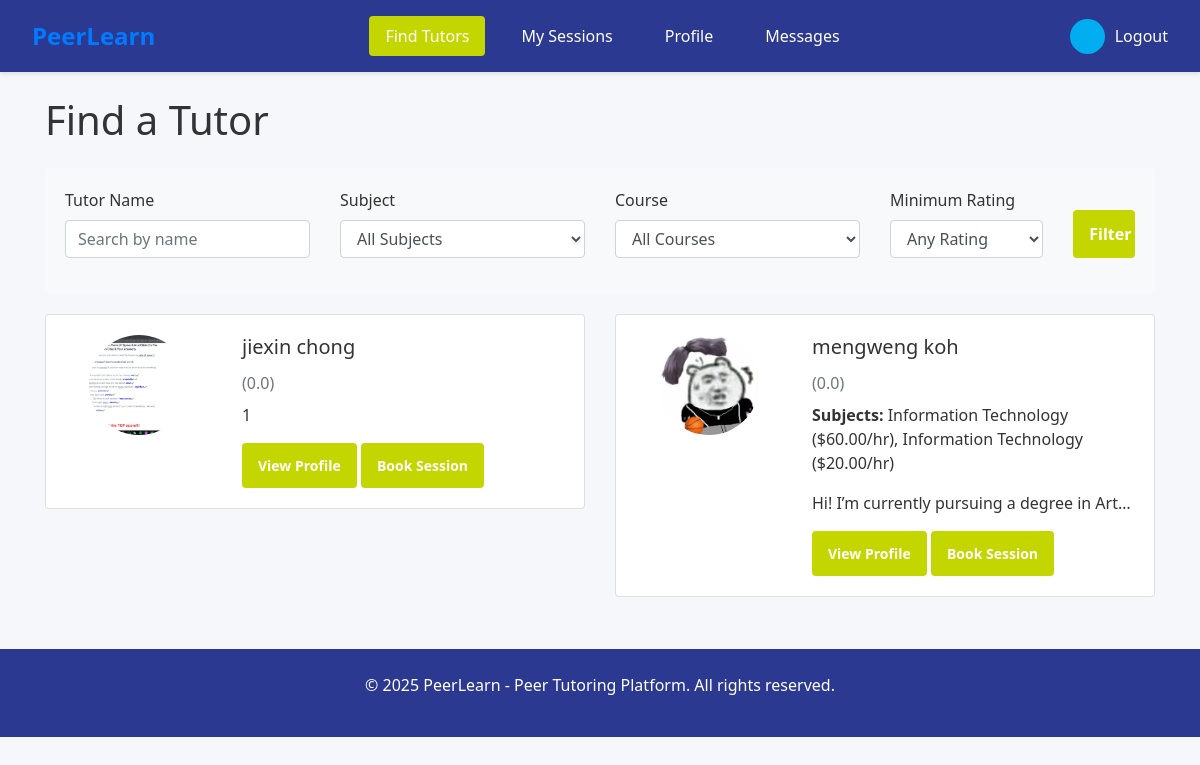
The page /find_tutors.php (signed in) on the database as committed earlier.
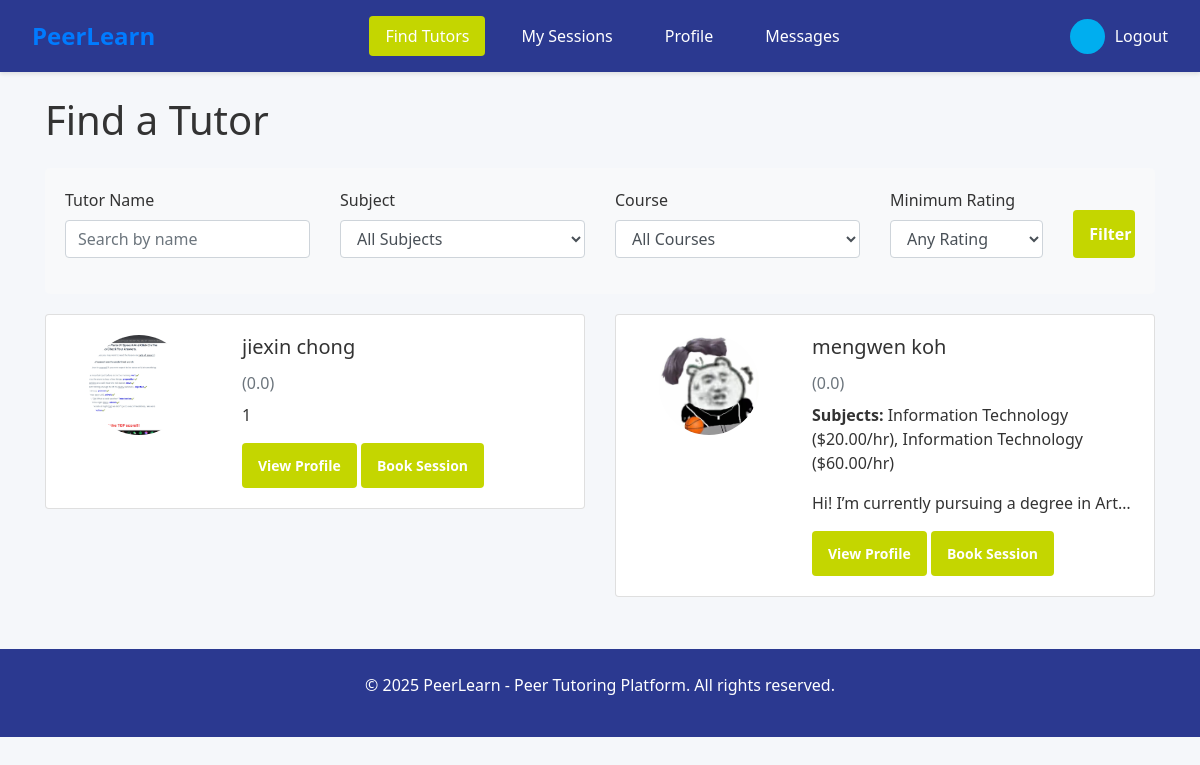
The same page on the database as committed later.
### tables this page shows
CREATE TABLE `tutorprofile` (
  `user_id` int(11) NOT NULL,
  `major` varchar(100) DEFAULT NULL,
  `year` varchar(50) DEFAULT NULL,
  `bio` text DEFAULT NULL,
  `qualifications` text DEFAULT NULL,
  `is_verified` tinyint(1) DEFAULT 0,
  `rating` decimal(3,2) DEFAULT 0.00,
  `total_sessions` int(11) DEFAULT 0
);

CREATE TABLE `user` (
  `user_id` int(11) NOT NULL,
  `username` varchar(50) NOT NULL,
  `password` varchar(255) DEFAULT NULL,
  `email` varchar(100) NOT NULL,
  `role` enum('student','tutor','admin') NOT NULL,
  `first_name` varchar(50) NOT NULL,
  `last_name` varchar(50) NOT NULL,
  `phone` varchar(20) DEFAULT NULL,
  `profile_image` varchar(255) DEFAULT NULL,
  `is_active` tinyint(1) DEFAULT 1,
  `created_at` timestamp NOT NULL DEFAULT current_timestamp(),
  `last_login` datetime DEFAULT NULL
);

### find_tutors.php (the view, shortened to what this page needs)
<?php
require_once 'db_connection.php';
$searchName = isset($_GET['search_name']) ? $_GET['search_name'] : '';
$ratingFilter = isset($_GET['rating']) ? (int)$_GET['rating'] : 0;
$tutorQuery = "SELECT DISTINCT u.user_id, u.first_name, u.last_name, u.profile_image,
               tp.rating, tp.bio, tp.qualifications, tp.is_verified
               FROM user u
               JOIN tutorprofile tp ON u.user_id = tp.user_id
               LEFT JOIN tutorsubject ts ON u.user_id = ts.tutor_id
               LEFT JOIN subject s ON ts.subject_id = s.subject_id
               LEFT JOIN course c ON s.subject_id = c.subject_id
               WHERE u.role = 'tutor' AND u.is_active = 1";
$tutorQuery .= " ORDER BY tp.rating DESC, u.first_name, u.last_name";
$tutorResult = mysqli_query($conn, $tutorQuery);
?>
<!DOCTYPE html>
<html lang="en">
<head>
    <link rel="stylesheet" href="css/find_tutor_style2.css">
</head>
<body>
    <?php include 'header/stud_head.php'; ?>
    <nav class="navbar">
        <div class="logo"><a href= "student_main_page.php">PeerLearn</a></div>
        <div class="nav-links">
            <a href="find_tutors.php" class="active">Find Tutors</a>
            <a href="student_sessions.php">My Sessions</a>
            <a href="student_profile.php">Profile</a>
            <a href="messages.php">Messages</a>
        </div>
        <div class="user-menu">
            <div class="user-avatar">
            </div>
            <a href="logout.php" style="color: white; text-decoration: none;">Logout</a>
        </div>
    </nav>
    <div class="container mt-4">
        <h1 class="mb-4">Find a Tutor</h1>
        <div class="filter-section">
            <form method="GET" action="find_tutors.php" class="row">
                <div class="col-md-3 mb-3">
                    <label for="search_name">Tutor Name</label>
                    <input type="text" class="form-control" id="search_name" name="search_name"
                           value="<?php echo htmlspecialchars($searchName); ?>" placeholder="Search by name">
                </div>
                <div class="col-md-3 mb-3">
                    <label for="subject">Subject</label>
                    <select class="form-control" id="subject" name="subject">
                        <option value="0">All Subjects</option>
                    </select>
                </div>
                <div class="col-md-3 mb-3">
                    <label for="course">Course</label>
                    <select class="form-control" id="course" name="course">
                        <option value="0">All Courses</option>
                    </select>
                </div>
                <div class="col-md-2 mb-3">
                    <label for="rating">Minimum Rating</label>
                    <select class="form-control" id="rating" name="rating">
                        <option value="0" <?php echo ($ratingFilter == 0) ? 'selected' : ''; ?>>Any Rating</option>
                    </select>
                </div>
                <div class="col-md-1 mb-3 d-flex align-items-end">
                    <button type="submit" class="btn btn-primary btn-block">Filter</button>
                </div>
            </form>
        </div>
        <div class="row">
            <?php if (mysqli_num_rows($tutorResult) > 0): ?>
                <?php while ($tutor = mysqli_fetch_assoc($tutorResult)): ?>
                    <div class="col-md-6">
                        <div class="card tutor-card">
                            <div class="card-body">
                                <div class="row">
                                    <div class="col-md-4 text-center">
                                        <?php if (!empty($tutor['profile_image']) && file_exists($tutor['profile_image'])): ?>
                                            <img src="<?php echo htmlspecialchars($tutor['profile_image']); ?>" alt="Profile" class="profile-img">
                                        <?php else: ?>
                                            <img src="uploads/profile_images/default.jpg" alt="Default Profile" class="profile-img">
                                        <?php endif; ?>
                                    </div>
                                    <div class="col-md-8">
                                        <h5 class="card-title">
                                            <?php echo htmlspecialchars($tutor['first_name'] . ' ' . $tutor['last_name']); ?>
                                        </h5>
                                        <div class="rating-stars mb-2">
                                            <?php
                                            $rating = (float)$tutor['rating'];
                                            echo ' <span class="text-muted">(' . number_format($rating, 1) . ')</span>';
                                            ?>
                                        </div>
                                        <?php
                                        $tutorId = $tutor['user_id'];
                                        $subjectsQuery = "SELECT s.subject_name, ts.hourly_rate
                                                         FROM tutorsubject ts
                                                         JOIN subject s ON ts.subject_id = s.subject_id
                                                         WHERE ts.tutor_id = $tutorId";
                                        $subjectsResult = mysqli_query($conn, $subjectsQuery);
                                        if (mysqli_num_rows($subjectsResult) > 0):
                                        ?>
                                            <p class="card-text"><strong>Subjects:</strong>
                                                <?php
                                                $subjects = [];
                                                while ($subject = mysqli_fetch_assoc($subjectsResult)) {
                                                    $subjects[] = $subject['subject_name'] . ' ($' . number_format($subject['hourly_rate'], 2) . '/hr)';
                                                }
                                                echo implode(', ', $subjects);
                                                ?>
                                            </p>
                                        <?php endif; ?>
                                        <?php if (!empty($tutor['bio'])): ?>
                                            <p class="card-text text-truncate"><?php echo htmlspecialchars($tutor['bio']); ?></p>
                                        <?php endif; ?>
                                    <div class="mt-3">
                                        <a href="booking.php?tutor_id=<?php echo $tutor['user_id']; ?>" class="btn btn-outline-primary btn-sm">View Profile</a>
                                        <a href="appointments.php?tutor_id=<?php echo $tutor['user_id']; ?>" class="btn btn-primary btn-sm">Book Session</a>
                                    </div>
                                    </div>
                                </div>
                            </div>
                        </div>
                    </div>
                <?php endwhile; ?>
            <?php endif; ?>
        </div>
    </div>
    <footer>
        <p>&copy; 2025 PeerLearn - Peer Tutoring Platform. All rights reserved.</p>
    </footer>
</body>
</html>

### header/stud_head.php (shortened to what this page needs)
<!DOCTYPE html>
<html lang="en">
<head>
</head>
<body>
</body>
</html>

### find_tutors.php (style rules this page uses)
:root { --primary: #2B3990; --secondary: #00AEEF; --accent: #C4D600; --light-gray: #f5f7fa; --gray: #e9ecef; --dark-gray: #6c757d; }
.tutor-card { transition: transform 0.3s; margin-bottom: 20px; }
.profile-img { width: 100px; height: 100px; object-fit: cover; border-radius: 50%; }
.rating-stars { color: #ffc107; }
.filter-section { background-color: #f8f9fa; padding: 20px; border-radius: 5px; margin-bottom: 20px; }
.navbar { display: flex; justify-content: space-between; align-items: center; padding: 20px 0; background-color: var(--white); box-shadow: 0 2px 4px rgba(0,0,0,0.1); position: sticky; top: 0; z-index: 1000; }
.btn { background-color: var(--accent); color: white; border: none; padding: 0.75rem 1rem; border-radius: 4px; font-weight: 600; cursor: pointer; transition: background-color 0.3s; text-align: center; text-decoration: none; display: inline-block; }

### header/stud_head.php (style rules this page uses)
:root { --primary: #2B3990; --secondary: #00AEEF; --accent: #C4D600; --light-gray: #f5f7fa; --gray: #e9ecef; --dark-gray: #6c757d; }
* { margin: 0; padding: 0; box-sizing: border-box; font-family: 'Segoe UI', Tahoma, Geneva, Verdana, sans-serif; }
body { background-color: var(--light-gray); color: #333; }
.navbar { background-color: var(--primary); color: white; padding: 1rem 2rem; display: flex; justify-content: space-between; align-items: center; box-shadow: 0 2px 4px rgba(0,0,0,0.1); }
.logo { font-weight: bold; font-size: 1.5rem; }
.nav-links { display: flex; gap: 20px; }
.nav-links a { color: white; text-decoration: none; padding: 0.5rem 1rem; border-radius: 4px; transition: background-color 0.3s; }
.nav-links a.active { background-color: var(--accent); color: white; }
.user-menu { display: flex; align-items: center; gap: 10px; }
.user-avatar { width: 35px; height: 35px; background-color: var(--secondary); border-radius: 50%; display: flex; align-items: center; justify-content: center; color: white; font-weight: bold; cursor: pointer; overflow: hidden; }
footer { background-color: var(--primary); color: white; text-align: center; padding: 1.5rem; margin-top: 2rem; }

Rows that differ between the two databases and show on the page:
changed tutorprofile "Hi! I’m currently pursuing a degree in Art…": user_id.last_name "mengweng koh" → "mengwen koh"; subjects "Information Technology ($60.00/hr), Information Technology ($20.00/hr)" → "Information Technology ($20.00/hr), Information Technology ($60.00/hr)"
